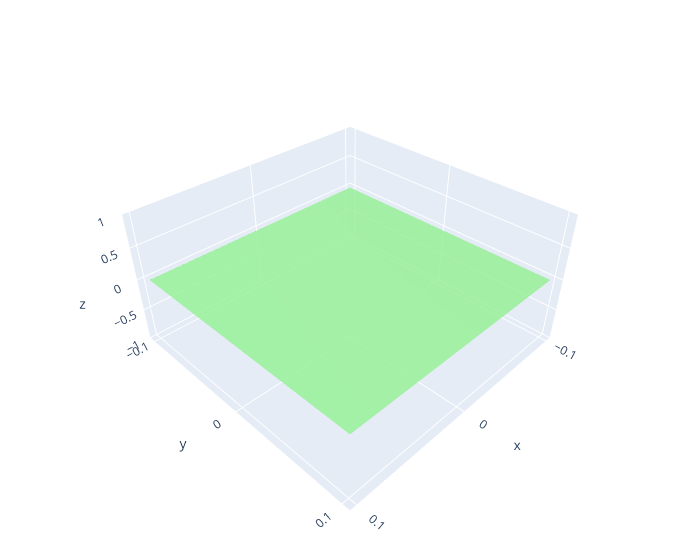

Notebook code for this chart:
### Code cell
p = mat_contents['p']
x_, y_, z_ = p

fig = go.Figure(data=[go.Mesh3d(x=x_, y=y_, z=z_, color='lightgreen', opacity=0.8)])
fig.update_layout(width=700, margin=dict(r=10, l=10, b=10, t=10))
# fix the ratio in the top left subplot to be a cube
fig.update_layout(scene_aspectmode='manual',
                  scene_aspectratio=dict(x=1, y=1, z=0.5))
fig.show()

### Figure 1 — Plotly figure (JSON) as saved in the notebook; plotly's stock layout.template omitted (floating-point values rounded to 4 significant figures; data arrays with more than 128 entries replaced by an {"elided": "..."} marker saying what was removed)
{"data": [{"color": "lightgreen", "opacity": 0.8, "type": "mesh3d", "x": {"elided": "174 float values"}, "y": {"elided": "174 float values"}, "z": {"elided": "174 int values"}}], "layout": {"margin": {"b": 10, "l": 10, "r": 10, "t": 10}, "scene": {"aspectmode": "manual", "aspectratio": {"x": 1, "y": 1, "z": 0.5}}, "width": 700}}
